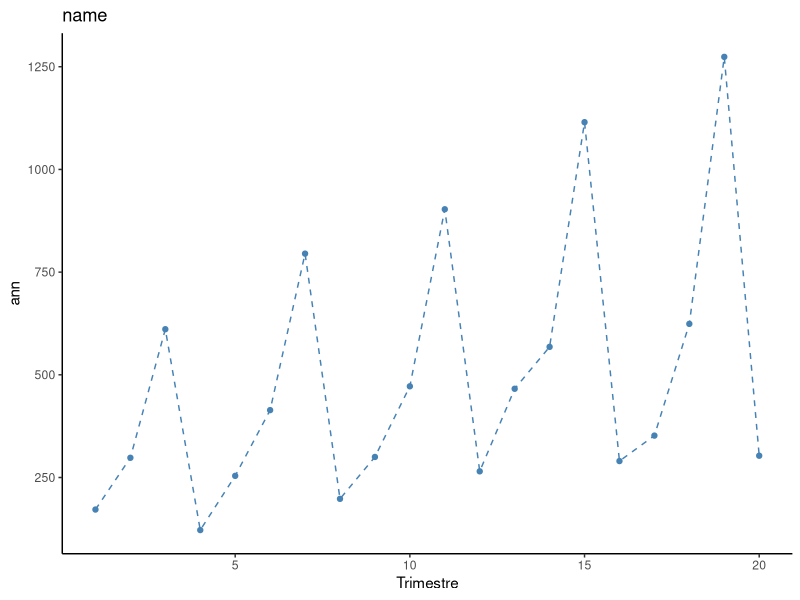
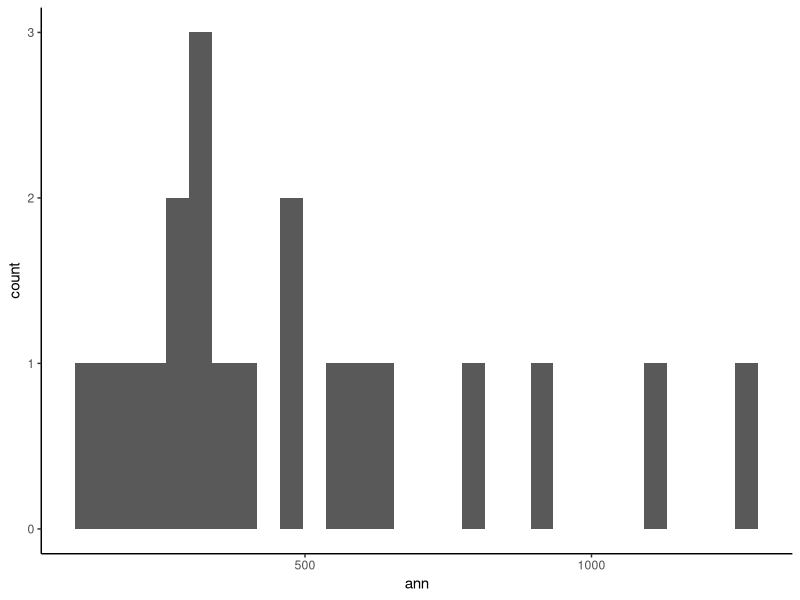

R code for these plots, in order:
library(ggplot2)

theme_set(
  theme_classic() +
    theme(legend.position = "top")
)

calcul_a <- function (x, y, x_mean, y_mean, size){
  xy_val <- 0
  x_carree <- 0
  r <- 0
  size <- length(x)
  
  for (i in 1:size){
    r <- x[i] *y[i]
    xy_val <- xy_val + r
    print("---1---")
    print("je suis r")
    print(r)
    print(xy_val)
    print("---2---")
    print(" ")
    x_carree <- x_carree + (x[i] * x[i])
  }
  xy_mean <- xy_val / size
  x_carree_mean <- x_carree / size
  
  print("-----")
  print(y_mean)
  print(x_mean)
  print(xy_val)
  print(xy_mean)
  print(x_carree_mean)
  print("-----")
  
  
  a <- (xy_mean - (x_mean * y_mean)) / (x_carree_mean - (x_mean * x_mean))
  return(a)
}
calcul_b <- function (x_mean, y_mean, a){
  b <- y_mean - (a * x_mean)
  return(b)
}

moindre_carre <- function (x, y){
  x_mean <- mean(x)
  y_mean <- mean(y)

  a <- calcul_a(x, y, x_mean, y_mean, size)
  b <- calcul_b(x_mean, y_mean, a)
  return(c(a,b))
}
x <- c(172, 298, 611, 122, 254, 414, 795, 198, 300, 472, 903, 265, 466, 568, 1115, 290, 352, 624, 1274, 303)
y <- c(1, 2, 3, 4, 5, 6, 7, 8, 9, 10, 11, 12, 13, 14, 15, 16, 17, 18, 19, 20)
df <- data.frame(ann=x,
                 Trimestre=y)
head(df, 4)

tt <- moindre_carre(x, y)

print(tt[0])

p <- ggplot(data = df, aes(x = Trimestre, y = ann, group = 1)) 
p + geom_line(linetype = "dashed", color = "steelblue")+
  geom_point(color = "steelblue") + geom_abline(intercept = 20, slope = 1)+
  ggtitle("name")

q<- ggplot(df, aes(x=ann)) + geom_histogram()
q